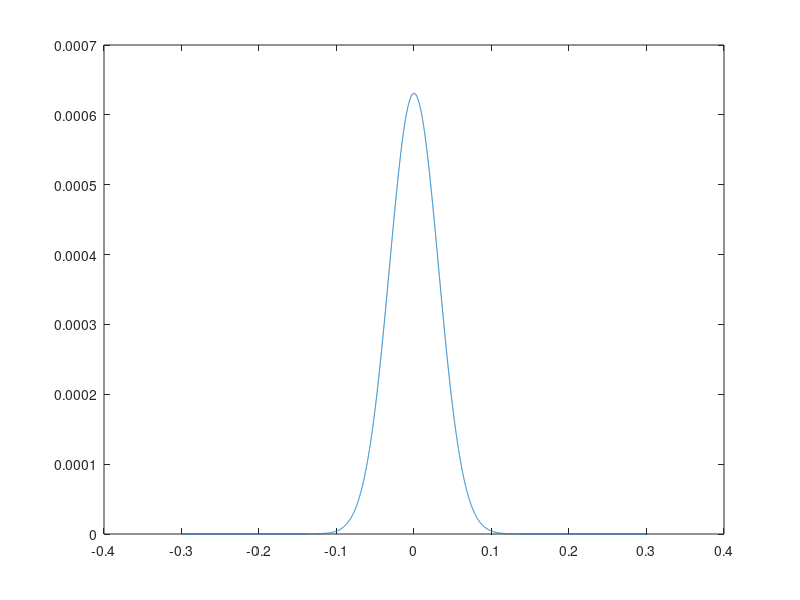

Write MATLAB code to recreate this figure. (Note: this script raises an error after producing the figure.)
% 10 D noise experiments %
% Body angular velocity Markov Chain %
clear all
clc
%%
increment=0.004;
states=(-0.28:increment:0.18)-0.848597863783639;
all_states=-10:increment:10;
sweep=states+increment/2;
sweep(end)=[];
%%
noise_sweep=-0.3:5e-5:(0.3-5e-5);
noise_mean=0;
noise_var=1e-3;
discrete_noise_pdf=normpdf(noise_sweep,noise_mean,sqrt(noise_var));
discrete_noise_pdf=discrete_noise_pdf/sum(discrete_noise_pdf);
figure()
plot(noise_sweep,discrete_noise_pdf)

%%
addpath 'code/'
walk = load("periodicWalking_0.4m_0.5s_noPD.mat");
[x0m,a,tp,tm] = decode(walk.optimizedStack);
x0in= x0m';

f=@one_step_bipedal_for_noise_experiments;
exp_num=100000;%10000;
%%
% Choose an initial state and noise variance:
noise_var=1e-3;
noise_mean=0;

%% Deterministic Return Map

sweep_tight=(-0.28:increment:0.18)-0.848597863783639;

Tdet=zeros(length(sweep_tight),1);
for i=1:length(sweep_tight)
            x_k=sweep_tight(i);
            x0in(10)=x_k;
            h_next=f(x0in,0);
            Tdet(i)=h_next(10);
            %  end
end
%%
figure(15)
plot(sweep_tight,Tdet','LineWidth',2)
hold on
plot(sweep_tight,sweep_tight,'LineWidth',2)
title('Deterministic Return Map')
axis tight
grid on
plot(-0.848597863783639,-0.848597863783639,'bo')
legend('Return Map','Unity Slope','Fixed Point','Location','Southeast')
xlabel('$$\dot{q}^5_k$$','Interpreter','latex')
ylabel('$$\dot{q}^5_{k+1}$$','Interpreter','latex')


%% Find output distributions experimentally
% Monte Carlo Experiment
noiseMem=[];
NoisyStateTransition=zeros(exp_num,20);
for j=1:exp_num
    x0in(10)=rand(1)*(abs(states(1)-states(end)))+states(1);
    disturbance=[normrnd(noise_mean, sqrt(noise_var),[1,5])*0,normrnd(noise_mean, sqrt(noise_var),[1,5])];%normrnd(noise_mean, sqrt(noise_var),[1,10]);
    noiseMem(j,:)= disturbance;
    [xe]=one_step_bipedal_for_noise_experiments(x0in,disturbance);
    if isempty(xe)
      %  continue
             NoisyStateTransition(j,:)=[x0in,x0in*999];
    else
        % Store information in State Transition Map
        xe=xe(1,:);
        %idx=(k-1)*exp_num+j;
        NoisyStateTransition(j,:)=[x0in,xe];
    end
end
disp('100k exp done')
%%
MC_cell=[];
%for z=0:9
T=zeros(length(states)-1,length(states)-1);
for j=1:exp_num
     h=NoisyStateTransition(j,10);
    h_next=NoisyStateTransition(j,20);
    if h>max(states) || h<min(states) || isempty(h)
        out1=1;
        disp('Unexpected Error')
        disp(h)
    else
        out1=find(min(abs(sweep - h)) == abs(sweep - h),1);
    end
    
    if h_next>max(states) || h_next<min(states) || isempty(h_next)
        out2=1;
    else
        out2=find(min(abs(sweep - h_next)) == abs(sweep - h_next),1);
    end
    T(out2,out1)=T(out2,out1)+1;%*discrete_noise2_pdf(k);
end


T(1)=1;
Tmc=T./sum(T,1);

% MC_cell{z+1}=Tmc;
%end
%%
save('MC_100k_thesis_narrow.mat','NoisyStateTransition','T','Tmc','MC_cell')
disp('MC done')
%%

global noise_var cont_num

    for noise_var=1e-4*(8:1:11)
 for cont_num=1:5       
        tic
        Estimation_with_UT()
        disp(cont_num)
        disp(noise_var)
        toc
    end
end
disp('UT done')
noise_var=1e-3;
cont_num=1;
%%
tic

Estimation_with_Linearization()
disp('Lin done')
toc
%%
figure()
subplot(3,1,1)
plot(sweep,Tmc(:,35))
hold on
plot(sweep,Tunsc(:,35))
plot(sweep,T_ext(:,35))
xlim([min(sweep(2:end)) max(sweep(2:end))])
titlestr=strcat('Output PDF ($$x_{',string(35),'}$$='+string(sweep(35))+')');
title(titlestr,'Interpreter','latex')
subplot(4,1,2)
plot(sweep,Tmc(:,40))
hold on
plot(sweep,Tunsc(:,40))
plot(sweep,T_ext(:,40))
titlestr=strcat('Output PDF ($$x_{',string(40),'}$$='+string(sweep(40))+')');
title(titlestr,'Interpreter','latex')
ylabel('Probability')
xlim([min(sweep(2:end)) max(sweep(2:end))])
subplot(4,1,3)
plot(sweep,Tmc(:,75))
hold on
plot(sweep,Tunsc(:,75))
plot(sweep,T_ext(:,75))
titlestr=strcat('Output PDF ($$x_{',string(75),'}$$='+string(sweep(75))+')');
title(titlestr,'Interpreter','latex')
axis tight
subplot(4,1,4)
plot(sweep,Tmc(:,100))
hold on
plot(sweep,Tunsc(:,100))
plot(sweep,T_ext(:,100))
titlestr=strcat('Output PDF ($$x_{',string(100),'}$$='+string(sweep(100))+')');
title(titlestr,'Interpreter','latex')
xlabel('States')
xlim([min(sweep(2:end)) max(sweep(2:end))])
%ylim([0 0.2])
legend('MC','UT','Lin','Location','west')
suptitle('Comparison of output distributions of different states')

saveas(gcf,'Comparison_thesis_narrow.fig')
%%
figure()
subplot(2,2,1)
[X,Y]=meshgrid(sweep(2:end),sweep(2:end));
surf(X,Y,T_ext(2:end,2:end)-Tunsc(2:end,2:end),'EdgeColor','none')
view(0,90)
subplot(2,2,2)
surf(X,Y,Tmc(2:end,2:end)-Tunsc(2:end,2:end),'EdgeColor','none')
view(0,90)
subplot(2,2,3)
surf(X,Y,Tmc(2:end,2:end)-T_ext(2:end,2:end),'EdgeColor','none')
view(0,90)
subplot(2,2,4)
surf(X,Y,T_ext(2:end,2:end)-Tunsc(2:end,2:end),'EdgeColor','none')
hold on
plot3(sweep,Tdet(2:end),ones(1,length(sweep)),'-k','LineWidth',2)
xlim([min(sweep(2:end)) max(sweep(2:end))])
ylim([min(sweep(2:end)) max(sweep(2:end))])
view(0,90)
%%
figure()
[X,Y]=meshgrid(sweep(2:end),sweep(2:end));
surf(X,Y,Tmc(2:end,2:end),'EdgeColor','none')
xlim([min(sweep(2:end)) max(sweep(2:end))])
ylim([min(sweep(2:end)) max(sweep(2:end))])

view(0,90)
titlestr='Monte Carlo Method with '+string(exp_num)+' experiments';
title(titlestr,'interpreter','latex')
xlabel('$$\dot{q}^5_k$$','Interpreter','latex')
ylabel('$$\dot{q}^5_{k+1}$$','Interpreter','latex')
axis square

colorbar()
saveas(gcf,'MC_state_transition_thesis_narrow.fig')
%caxis([0 0.08])
axis square

%%
figure()
[X,Y]=meshgrid(sweep(2:end),sweep(2:end));
surf(X,Y,Tmc(2:end,2:end),'EdgeColor','none')
hold on
plot3(sweep,Tdet(2:end),ones(1,length(sweep)),'-k','LineWidth',2)
xlim([min(sweep(2:end)) max(sweep(2:end))])
ylim([min(sweep(2:end)) max(sweep(2:end))])

view(0,90)
titlestr='Monte Carlo Method with '+string(exp_num)+' experiments';
title(titlestr,'interpreter','latex')
xlabel('$$\dot{q}^5_k$$','Interpreter','latex')
ylabel('$$\dot{q}^5_{k+1}$$','Interpreter','latex')
axis square
colorbar()

%%
sorted_exp=sortrows(NoisyStateTransition,10);
%%
mc_classify=[];
mc_means= [];
mc_vars=[];
%figure()
for i=1:1:114
    mc_classify=[];
    for j=1:length(sorted_exp(:,1))
        if sweep(i)>(sorted_exp(j,10)-increment/2) &  sweep(i)<(sorted_exp(j,10)+increment/2)
            mc_classify=[mc_classify;sorted_exp(j,20)];
        end
    end
    mc_means=[mc_means mean(mc_classify)];
    mc_vars=[mc_vars (std(mc_classify))];
end
%%
figure()
subplot(2,1,1)
plot(sweep(2:end),unsc_mean_list,'LineWidth',2)
hold on
plot(sweep(2:end),ext_mean_list,'LineWidth',2)
plot(sweep(2:end),mc_means,'LineWidth',2)
xlim([min(sweep(2:end)) max(sweep(2:end))])
ylabel('Mean Value')
subplot(2,1,2)
plot(sweep(2:end),sqrt(unsc_var_list),'LineWidth',2)
hold on
plot(sweep(2:end),sqrt(ext_var_list),'LineWidth',2)
plot(sweep(2:end),mc_vars,'LineWidth',2)
xlim([min(sweep(2:end)) max(sweep(2:end))])
xlabel('States')
ylabel('Standard Deviation Value')

%legend('UT','Lin','MC')
legend('Proposed','Linearized','MontaCarlo','Location','southeast')
%% 
Tnorm=Tunsc;
figure(),
subtightplot(2,1,1,0.05)

plot3(sweep(2:end),Tdet(3:end),0*ones(1,length(sweep(2:end))),'-k','LineWidth',3)

hold on
surf(X,Y,Tnorm(2:end,2:end),'EdgeColor','none','FaceAlpha',0.7);%,view(0,90);
lins=round(linspace(2,length(sweep(2:end)),20));
mesh(X(lins,lins),Y(lins,lins),Tnorm(lins,lins),'FaceColor','none')
grid on
axis tight
ylabel('$$x_{k+1}$$','Interpreter','latex','Fontsize',15)
xlabel('$$x_k$$','Interpreter','latex','Fontsize',15)
zlabel('Transition probability','Interpreter','latex','Fontsize',15)
subtightplot(2,1,2,0.05)
plot3(sweep(2:end),Tdet(3:end),0*ones(1,length(sweep(2:end))),'-k','LineWidth',3)
hold on
surf(X,Y,Tnorm(2:end,2:end),'EdgeColor','none','FaceAlpha',0.9),view(0,90);
axis tight
ylabel('$$x_{k+1}$$','Interpreter','latex','Fontsize',15)
xlabel('$$x_k$$','Interpreter','latex','Fontsize',15)

set(gcf,'Renderer','Painter')

